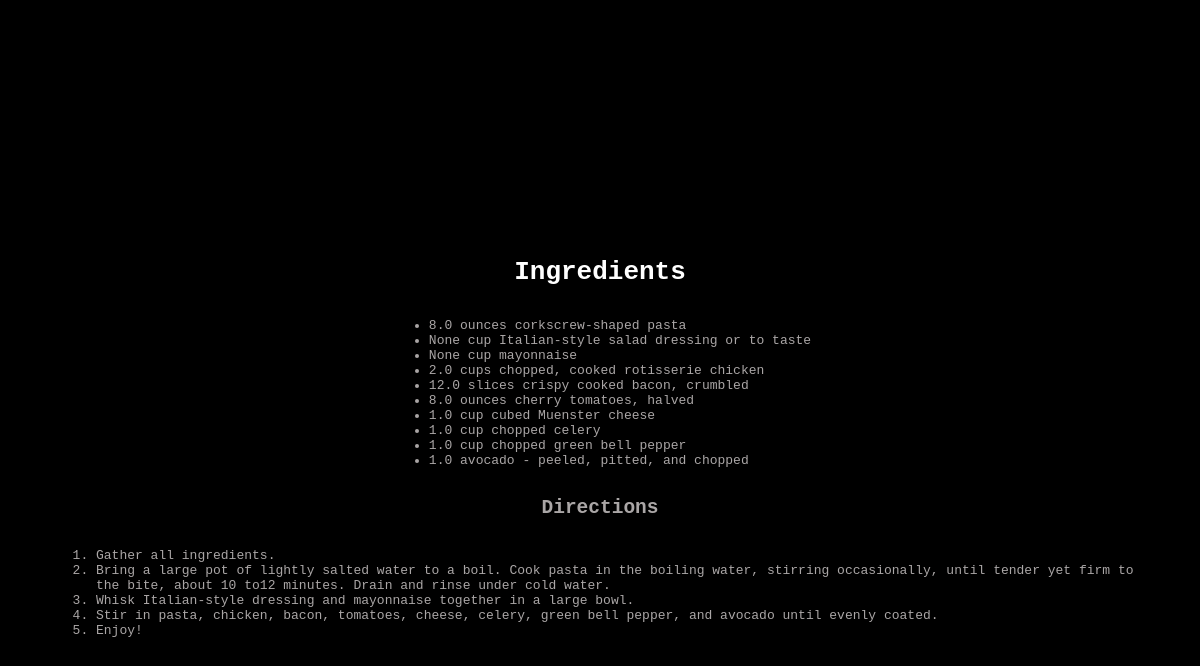
The page /recipe/2 (signed in) on the database its author committed.
### app_logic/models.py (models this page shows)
class Ingredient(db.Model):
    __tablename__ = 'ingredients'
    id = db.Column(db.Integer, primary_key=True)
    name = db.Column(db.String(128), nullable=False)
    recipe_id = db.Column(db.Integer, db.ForeignKey('recipes.id'), nullable=False)
    quantity = db.Column(db.Float)
    unit = db.Column(db.String(128))
    recipe = db.relationship('Recipe', back_populates='ingredients')

class Step(db.Model):
    __tablename__ = 'steps'
    id = db.Column(db.Integer, primary_key=True)
    description = db.Column(db.String(10000), nullable=False)
    recipe_id = db.Column(db.Integer, db.ForeignKey('recipes.id'), nullable=False)
    recipe = db.relationship('Recipe', back_populates='steps')

### app_logic/routes.py (the view)
@main.route("/recipe/<int:recipe_id>")
@login_required
def view_recipe(recipe_id):
    recipe = Recipe.query.get_or_404(recipe_id)
    return render_template("recipe.html", recipe=recipe)

### app_logic/routes.py (called while the page is built)
@login_manager.user_loader
def load_user(user_id):
    return Users.query.get(int(user_id))

### app_logic/templates/recipe.html (shortened to what this page needs)
<!DOCTYPE html>
<html lang="en">
<head>
   <link rel="stylesheet"href="{{ url_for('static', filename='css/base.css') }}">
</head>
<body>
    <h1>Ingredients</h1>
   <ul name="ingredient-list">
        {% for ingredient in recipe.ingredients %}
            <li> {{ ingredient.quantity ~ ' ' ~ ingredient.unit ~ ' ' ~ ingredient.name }} </li>
        {% endfor %}
   </ul>
   <h2>Directions</h2>
   <ol>
    {% for step in recipe.steps %}
        <li>
            {{step.description}}
        </li>
    {%endfor%}
   </ol>
</body>
</html>

### app_logic/static/css/base.css (style rules this page uses)
:root { --color-primary: teal }
html { background: #000000; margin: 0; padding: 0; width: 100vw; height: 100vh; }
body { color: #aaa6a6; display: flex; flex-direction: column; margin-top: 12rem; font-family: monospace; background: black; padding: 3rem; align-items: center; }
h1 { color: white; }

### rows shown on the page
Ingredient: quantity+unit+name "8.0 ounces corkscrew-shaped pasta"
Ingredient: quantity+unit+name "None cup Italian-style salad dressing or to taste"
Ingredient: quantity+unit+name "None cup mayonnaise"
Ingredient: quantity+unit+name "2.0 cups chopped, cooked rotisserie chicken"
Ingredient: quantity+unit+name "12.0 slices crispy cooked bacon, crumbled"
Ingredient: quantity+unit+name "8.0 ounces cherry tomatoes, halved"
Ingredient: quantity+unit+name "1.0 cup cubed Muenster cheese"
Ingredient: quantity+unit+name "1.0 cup chopped celery"
Ingredient: quantity+unit+name "1.0 cup chopped green bell pepper"
Ingredient: quantity+unit+name "1.0 avocado - peeled, pitted, and chopped"
Step: description "Gather all ingredients."
Step: description "Bring a large pot of lightly salted water to a boil. Cook pasta in the boiling water, stirring occasionally, until tender yet firm to the bite, about 10 to12 minutes. Drain and rinse under cold water."
Step: description "Whisk Italian-style dressing and mayonnaise together in a large bowl."
Step: description "Stir in pasta, chicken, bacon, tomatoes, cheese, celery, green bell pepper, and avocado until evenly coated."
Step: description "Enjoy!"
